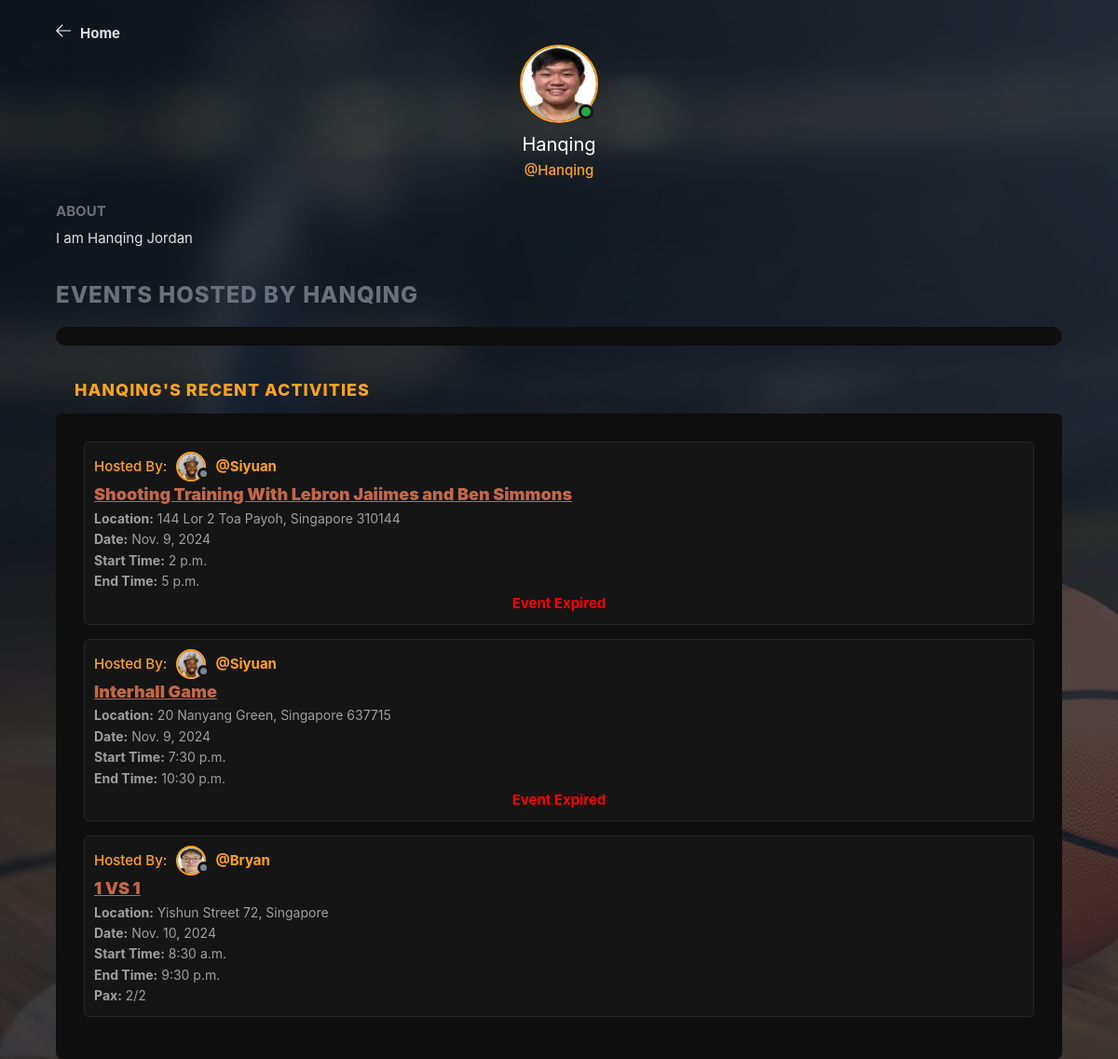
/profile/57 (signed in), run on an earlier commit of the app's database.
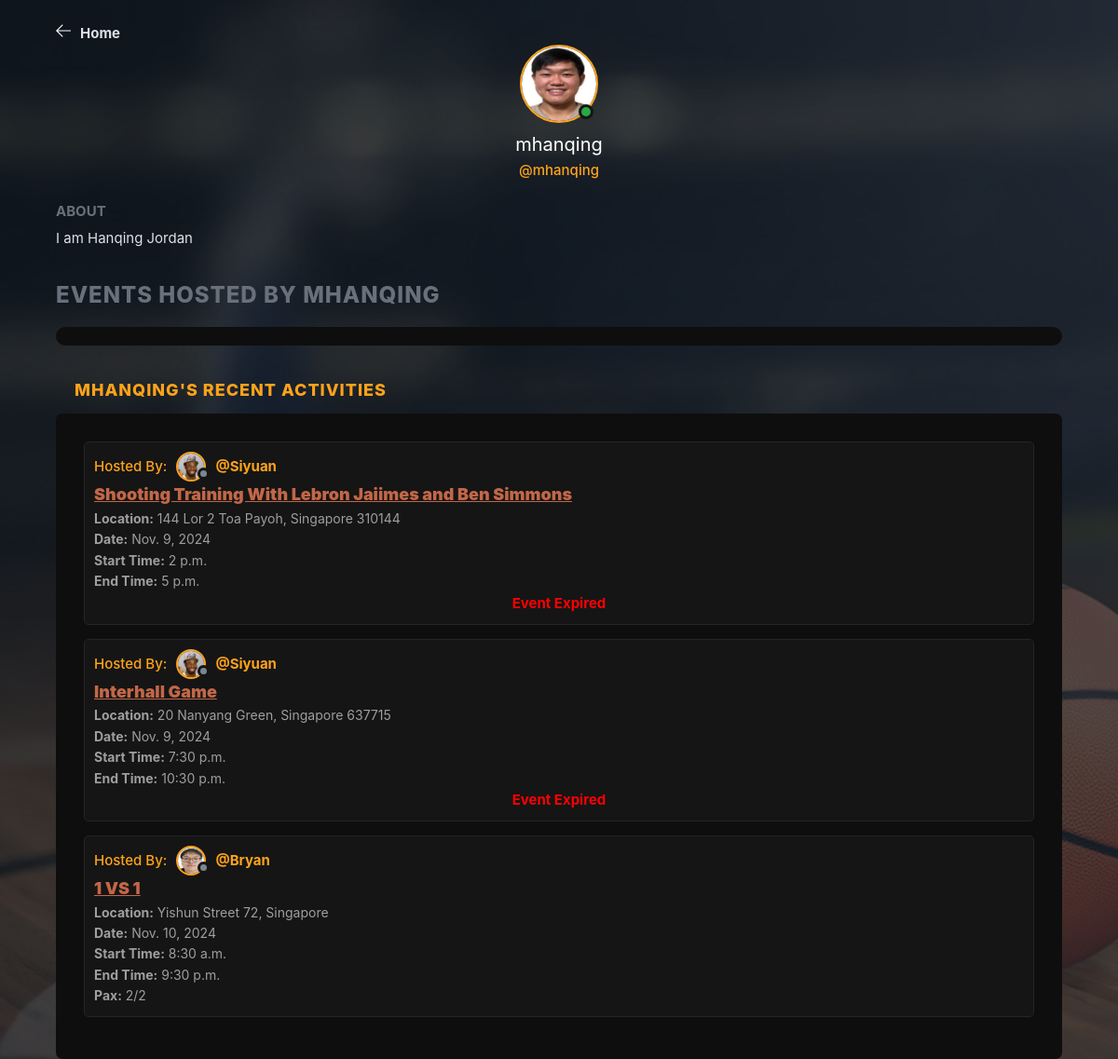
And on a later commit of the database.
### base/models.py (models this page shows, shortened)
class User(AbstractUser):
    name = models.CharField(max_length=200, null=True)
    email = models.EmailField(unique=True, null=True)
    username = models.CharField(max_length=200, unique=True, null=True)
    bio = models.TextField(null=True)
    avatar = models.ImageField(null=True, default="avatar.svg")
    telegram_id = models.CharField(max_length=200, null=True, blank=True)
    telegram_name = models.CharField(max_length=200, null=True, blank=True)
    email_notifications_enabled = models.BooleanField(default=True)
    telegram_notifications_enabled = models.BooleanField(default=False)
    USERNAME_FIELD = 'username'
    REQUIRED_FIELDS = []

class Room(models.Model):
    host = models.ForeignKey(User, on_delete=models.SET_NULL, null=True)
    topic = models.ForeignKey('Topic', on_delete=models.SET_NULL, null=True)
    location = models.CharField(max_length=255, default="Unknown location")  # New field for location
    date = models.DateField(null=True, blank=True)  # New field for date
    start_time = models.TimeField(null=True, blank=True)  # New field for start time
    end_time = models.TimeField(null=True, blank=True)  # New field for end time
    pax_required = models.PositiveIntegerField(null=True, blank=True)  # New field for pax required
    name = models.CharField(max_length=200)
    description = models.TextField(null=True, blank=True)
    participants = models.ManyToManyField(User, related_name='participants', blank=True)
    latitude = models.FloatField(null=True, blank=True)
    longitude = models.FloatField(null=True, blank=True)
    updated = models.DateTimeField(auto_now=True)
    created = models.DateTimeField(auto_now_add=True)
    reminder_sent = models.BooleanField(default=False)
    @property
    def is_upcoming(self):
        if self.date and self.end_time:
            event_datetime = datetime.combine(self.date, self.end_time)
            if timezone.is_naive(event_datetime):
                event_datetime = timezone.make_aware(event_datetime, timezone.get_current_timezone())
            return timezone.now() < event_datetime
        return False
    class Meta:
        ordering = ['-updated', '-created']

### base/views.py (the view)
# urls.py: path('profile/<str:pk>', views.userProfile, name="user-profile"),
@login_required(login_url = 'login')
def userProfile(request, pk):
    user = User.objects.get(id=pk)
    rooms = user.room_set.all()
    room_messages = user.message_set.all()
    topics = Topic.objects.all()
    rooms_hosted_by_user = Room.objects.filter(host=user)  # Filter rooms hosted by this user
    rooms_joined = Room.objects.filter(participants=user)  # Rooms joined by the user
    activities = get_user_activities(user)
    for room in rooms_hosted_by_user:
        participants_count = room.participants.count()
        room.has_joined = room.user_has_joined(request.user)
        room.is_full = room.is_full
    context = {'user': user, 'rooms': rooms, 'topics': topics, 'rooms_hosted_by_user': rooms_hosted_by_user, 'activities': activities,}
    return render(request, 'base/profile.html', context)

### base/utils.py (called while the page is built)
def get_user_activities(user):
    rooms_joined = Room.objects.filter(participants=user)
    return list(rooms_joined)

### base/templates/base/profile.html (shortened to what this page needs)
{% extends 'main.html' %}
{% block content %}
  <main class="profile-page layout layout--3">
      <div class="roomList">
        <div class="container1">
          <div class="room__topLeft">
            <a href="{% url 'home' %}">
              <svg version="1.1" xmlns="http://www.w3.org/2000/svg" width="32" height="32" viewBox="0 0 32 32">
                <title>arrow-left</title>
                <path
                  d="M13.723 2.286l-13.723 13.714 13.719 13.714 1.616-1.611-10.96-10.96h27.625v-2.286h-27.625l10.965-10.965-1.616-1.607z"
                ></path>
              </svg>
            </a>
            <h2>Home</h2>
          </div>
          <div class="profile">
            <div class="profile__avatar">
              <div class="avatar avatar--large active">
                <img src="{{user.avatar.url}}" />
              </div>
            </div>
            <div class="profile__info">
              <h3>{{user.username}}</h3>
              <p>@{{user.username}}</p>
            </div>
            <div class="profile__about">
              <h3>About</h3>
              <p>
                {{user.bio}}
              </p>
            </div>
          </div>
        </div>
        <div class="container4">
          <div class="roomList__header">
            <h2>Events Hosted by {{ user.username }}</h2>
          </div>
          <div>
            {% include 'base/feed_component.html' with rooms=rooms_hosted_by_user %}
          </div>
          <div>
            {% include 'base/activity_component.html' %}
          </div>
        </div>
       </div>
  </main>
  {% endblock content %}

### Templates/main.html (shortened to what this page needs)
<!DOCTYPE html>
{% load static %}
<html lang="en">
  <head>
    <link rel="stylesheet" href="{% static 'styles/style.css' %}" />
  </head>
  <body>
    {% block content %}
    {% endblock %}
</html>

### base/templates/base/feed_component.html (shortened to what this page needs)
<div class="parentroomlistcontainer">
  </div>

### base/templates/base/activity_component.html
<div class="activities__top">
  <span>{{user.username}}'s Recent Activities</span>
</div>
<div class="activities">
  <div class="activities__list">
    {% for room in activities %}
      {% if room.is_upcoming %}
        <div class="activities__box">
          <div class="activities__boxHeader roomListRoom__header">
            <a href="{% url 'user-profile' room.host.id %}" class="roomListRoom__author">
              Hosted By:
              <div class="avatar avatar--small">
                <img src="{{ room.host.avatar.url }}" alt="{{ room.host.username }}'s avatar" />
              </div>
                <strong>@{{ room.host.username }}</strong>
            </a>
          </div>
          <div class="activity_name">
            <a href="{% url 'room' room.id %}" class="">
              <p>{{ room.name }}</p>
            </a>
          </div>
          <div class="activities__boxContent">
            <p><strong>Location:</strong> {{ room.location }}</p>
            <p><strong>Date:</strong> {{ room.date }}</p>
            <p><strong>Start Time:</strong> {{ room.start_time }}</p>
            <p><strong>End Time:</strong> {{ room.end_time }}</p>
            <p><strong>Pax:</strong> {{ room.participants.all.count }}/{{ room.pax_required }}</p>
          </div>
        </div>
      {% elif room.host == request.user  %}
      <div class="activities__box">
        <div class="activities__boxHeader roomListRoom__header">
          <a href="{% url 'user-profile' room.host.id %}" class="roomListRoom__author">
            Hosted By:
            <div class="avatar avatar--small">
              <img src="{{ room.host.avatar.url }}" alt="{{ room.host.username }}'s avatar" />
            </div>
              <strong>@{{ room.host.username }}</strong>
          </a>
        </div>
        <div class="activity_name">
          <a href="{% url 'room' room.id %}" class="">
            <p>{{ room.name }}</p>
          </a>
        </div>
        <div class="activities__boxContent">
          <p><strong>Location:</strong> {{ room.location }}</p>
          <p><strong>Date:</strong> {{ room.date }}</p>
          <p><strong>Start Time:</strong> {{ room.start_time }}</p>
          <p><strong>End Time:</strong> {{ room.end_time }}</p>
          <h2>Event Expired</h2>
        </div>
      </div>
      {% endif %}
    {% endfor %}
  </div>
</div>

### static/styles/style.css (style rules this page uses)
:root { --color-main: #ffa31a; --color-main-light: #FFF4E0; --color-dark: #151515; --color-dark-medium: #252525; --color-dark-light: #68717b; --color-light: #FFFFFF; --color-gray: #7A8691; --color-light-gray: #DDE1E6; --color-bg: #0F1924; --color-success: #28A745; --color-error: #DC3545; --color-black: #0e0e0e; }
* { font-family: "Poppins", -apple-system, BlinkMacSystemFont, "Segoe UI", Roboto, Oxygen, Ubuntu, Cantarell, "Open Sans", "Helvetica Neue", sans-serif; margin: 0; padding: 0; box-sizing: border-box; text-rendering: optimizeLegibility; font-size: inherit; }
html { font-size: 56.25%; }
@media only screen and (min-width: 1200px) { html { font-size: 62.5%; } }
body { background: url("/static/images/background.jpg") center center/cover no-repeat; background-color: #0F1924; color: var(--color-light); line-height: 1.6; font-weight: 400; font-size: 1.5rem; color: var(--color-light-gray); background-color: var(--color-bg); min-height: 100vh; }
body::before { content: ''; position: fixed; top: 0; left: 0; width: 100%; height: 100%; background-color: rgba(15, 25, 36, 0.7); z-index: -1; }
img { width: 100%; }
a { display: inline-block; color: var(--color-main); text-decoration: none; }
.container1 { display: grid; max-width: 200rem; width: 90%; margin: auto; }
.container4 { display: grid; max-width: 200rem; width: 90%; margin: auto; }
.avatar { position: relative; display: inline-block; border-radius: 50%; border: 2px solid var(--color-main); }
.avatar img { display: block; border-radius: 50%; object-fit: cover; object-position: center; }
.avatar::after { content: ""; display: block; position: absolute; background-color: var(--color-gray); z-index: 111; border-radius: 50%; border: 0.3rem solid var(--color-dark); }
.avatar.active::after { background-color: var(--color-success); }
.avatar.avatar--small img { width: 2.8rem; height: 2.8rem; }
.avatar.avatar--small:after { width: 0.7rem; height: 0.7rem; bottom: 0px; right: -6px; }
.avatar.avatar--large img { display: block; width: 8rem; height: 8rem; border-radius: 50%; }
.avatar.avatar--large:after { width: 1rem; height: 1rem; bottom: 2px; right: 3.5px; }
.layout { margin-top: 2.4rem; }
.roomList__header { display: flex; justify-content: space-between; align-items: center; margin-bottom: 2.4rem; }
.roomList__header h2 { text-transform: uppercase; font-weight: 800; color: var(--color-main); letter-spacing: 1px; font-size: 2.4rem; }
.parentroomlistcontainer { background-color: var(--color-black); border-radius: 1rem; padding: 1rem; max-height: 675px; overflow-y: auto; margin-bottom: 2.4rem; }
.roomListRoom__header { display: flex; justify-content: space-between; align-items: center; }
.roomListRoom__author { font-weight: 500; display: flex; align-items: center; gap: 1rem; }
.activities { background: var(--color-black); max-height: 770px; border-radius: 0.7rem; overflow-y: auto; padding: 1rem; position: relative; }
.activities__top { padding: 1rem 2rem; }
.activities__top span { color: var(--color-main); font-size: 1.8rem; text-transform: uppercase; font-weight: 800; letter-spacing: 1px; }
.activities__list { padding: 2rem; height: calc(100% - 60px); min-height: 500px; overflow-y: auto; border-radius: 5px; display: block; }
.activities__box { margin-bottom: 1.5rem; padding: 1rem; background-color: var(--color-dark); border-radius: 5px; border: 1px solid var(--color-dark-medium); }
.activities__boxHeader { display: flex; justify-content: space-between; align-items: center; }
.activities__boxContent p { font-size: 1.4rem; color:#a09e9e; }
.activities__boxContent h2 { font-size: 1.5rem; color:#ff0000; text-align: center; }
.activity_name p { font-size: 1.8rem; color:#c26748; font-weight: 1000; text-decoration: underline; }
.profile { margin-bottom: 3rem; }
.profile__avatar { text-align: center; }
.profile__info { text-align: center; }
.profile__info h3 { font-size: 2rem; color: var(--color-light); font-weight: 400; }
.profile__info p { color: var(--color-main); font-weight: 500; margin-bottom: 1rem; }
.profile__about { margin-top: 2rem; }
.profile__about h3 { text-transform: uppercase; color: var(--color-dark-light); margin-bottom: 0.5rem; }
.profile-page .roomList__header { margin-bottom: 1.5rem; }
.profile-page .roomList__header h2 { color: var(--color-dark-light); }
.room__topLeft { display: flex; align-items: flex-end; gap: 1rem; }
.room__topLeft svg { width: 1.6rem; height: 1.6rem; fill: var(--color-light); }

What changed in the data, as far as the page shows it:
changed User "I am Hanqing Jordan": username "Hanqing" → "mhanqing"; username "HANQING" → "MHANQING"
